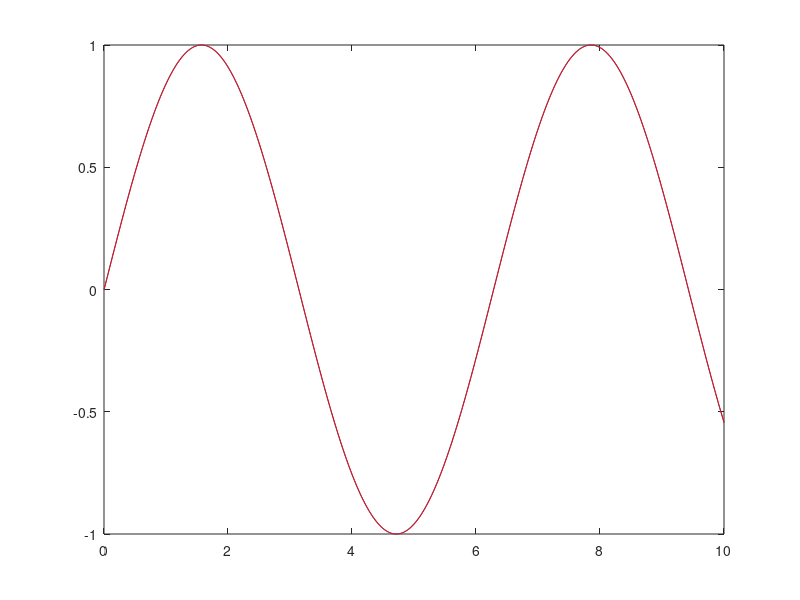

Recreate this plot in MATLAB.
clear all; close all;

a = 0; %lb
b = 10; %Ub
dxf = 0.01; % Steps of 0.01

xf = a:dxf:b;
yf = sin(xf);

plot(xf,yf)

dxc = 0.005;
xc = a:dxc:b;
yc = sin(xc);

hold on; 

stairs(xc,yc,'r')

n = length(xc);

% integrating using left rec rule

area1 = 0;
for i = 1:n-1
    area1 = area1+yc(i)*dxc;
end
% right hand of rec

area2 = 0;
for i = 1:n-1
    area2 = area2 + yc(i+1)*dxc;
end
area1;
area2;


area3 =0;
 
for i = 1:n-1
    area3 = area3 + (dxc/2)*(yc(i)+yc(i+1))
end
area3

areatrap = trapz(yc)*dxc

areatrap = trapz(xc,yc)

%let compute without for loop

area1f = sum(yf(1:end-1))*dxf
area2f = sum(yf(2:end))*dxf
areatrapf = trapz(xc,yc)


% quad requires function handle

area4 = quad(@(x)sin(x),a,b)